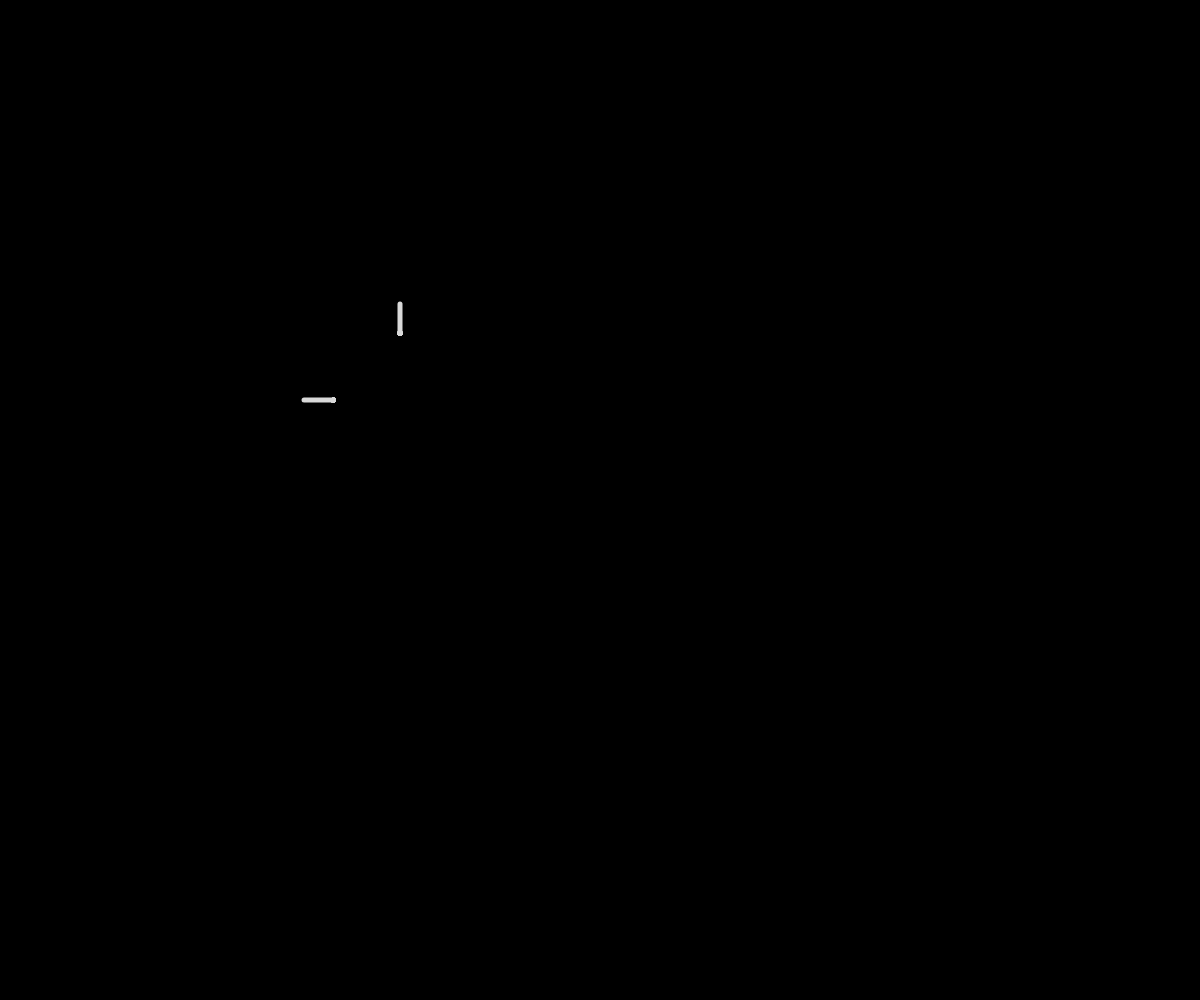
Frame 1 (no input)
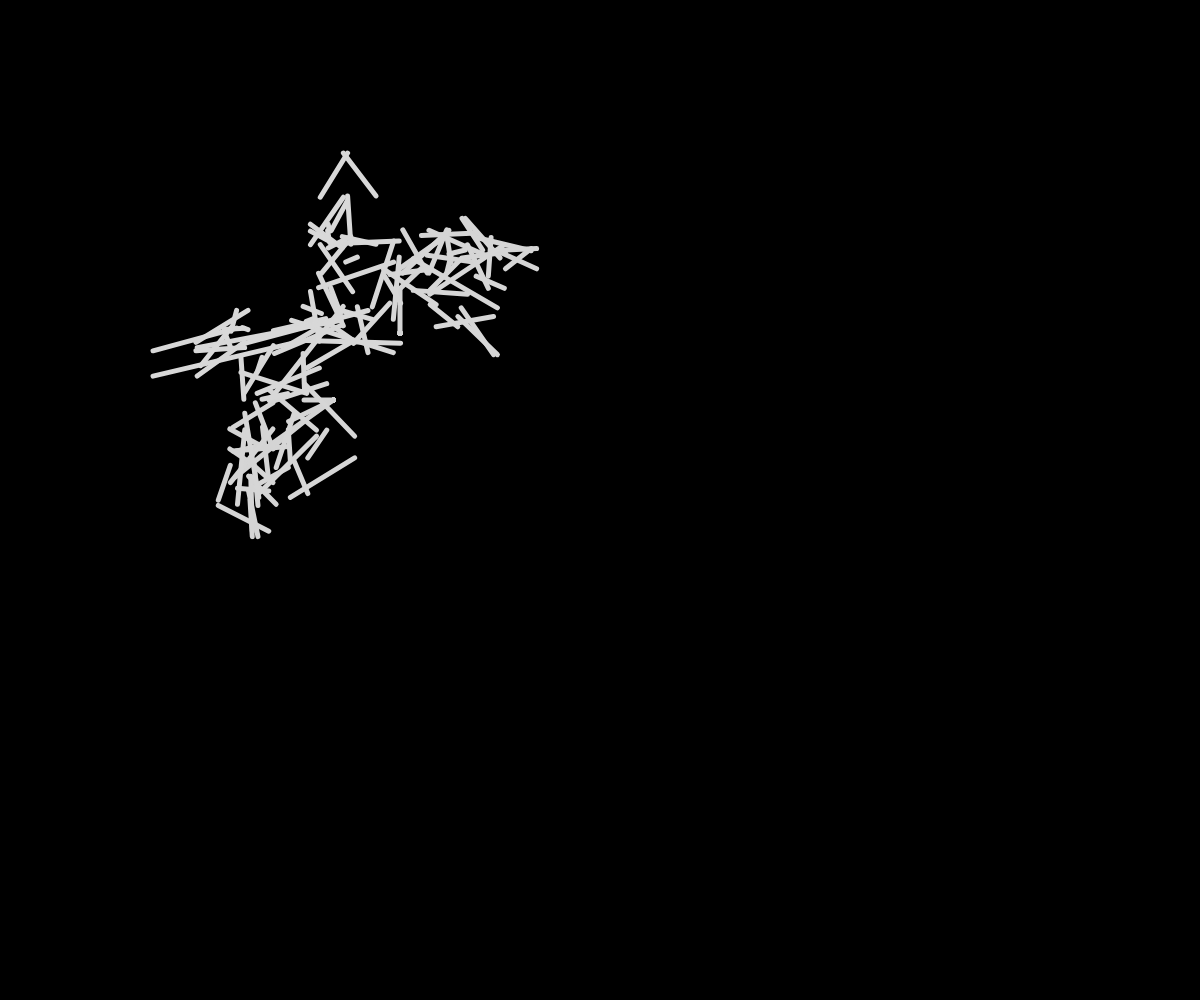
Frame 60 (no input)
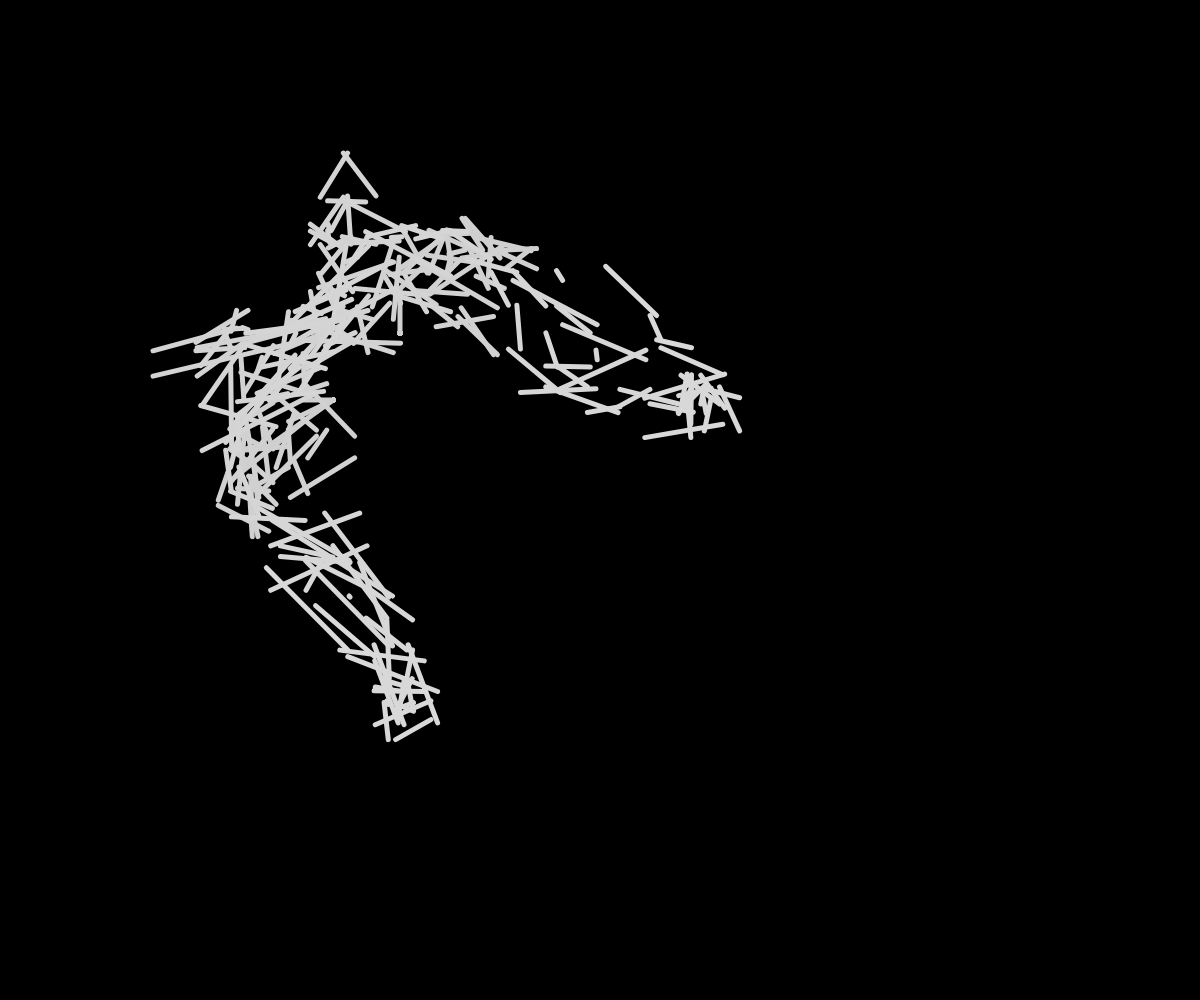
Frame 120 (the mouse pressed at the canvas centre since frame 60)

The p5.js sketch that drew these frames (run headless with seeded random() and noise() and a simulated clock; from frame 60 on, the mouse is pressed at the canvas centre):

// p5.js sketch
// ── sketch.js

var num = 2000;
var range = 6;

//position of point
var posX = [];
var posY = [];


function setup() {
    createCanvas(window.innerWidth, window.innerHeight);
  for ( var i = 0; i < num; i++ ) {
    posX[i] = width / 3;
    posY[i] = height / 3;
  }
  frameRate(50);
}

function draw() {
  background(0);

  // 2 points to left
  for ( var i = 1; i < num; i++ ) {
    posX[i - 1] = posX[i];
    posY[i - 1] = posY[i];
  }

  // Put a new value at the end of the array
  posX[num - 1] = posX[num - 1] + random(-50, 50);
  posY[num - 1] = posY[num - 1] + random(-50, 50);

  // Constrain all points to the screen
  posX[num - 1] = constrain(posX[num - 1], 0, width);
  posY[num - 1] = constrain(posY[num - 1], 0, height);

  // Draw a line connecting the points
  for ( var j = 1; j < num; j++ ) {
    var val = j*.65 / num * 255.0 + 51;
    stroke(val);
      strokeWeight(5);
    line(posY[j - 2], posX[j - 2], posY[j+1], posX[j]);
      line(posX[j - 4], posY[j - 1], posX[j-2], posY[j]);

      
  }
}
